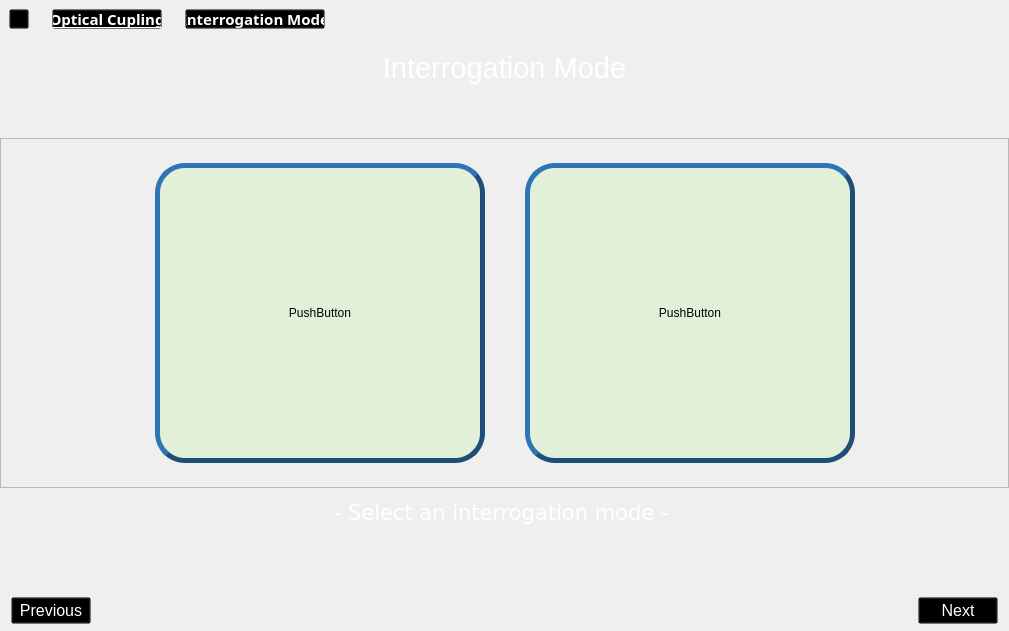
           <widget class="QWidget" name="interrogation_mode_pg">
            <layout class="QVBoxLayout" name="verticalLayout_8">
             <property name="spacing">
              <number>0</number>
             </property>
             <property name="leftMargin">
              <number>0</number>
             </property>
             <property name="topMargin">
              <number>0</number>
             </property>
             <property name="rightMargin">
              <number>0</number>
             </property>
             <property name="bottomMargin">
              <number>0</number>
             </property>
             <item>
              <widget class="QFrame" name="frame_hierarq_2">
               <property name="styleSheet">
                <string notr="true">background:transparent;</string>
               </property>
               <property name="frameShape">
                <enum>QFrame::StyledPanel</enum>
               </property>
               <property name="frameShadow">
                <enum>QFrame::Raised</enum>
               </property>
               <layout class="QHBoxLayout" name="horizontalLayout_10">
                <property name="spacing">
                 <number>8</number>
                </property>
                <property name="leftMargin">
                 <number>8</number>
                </property>
                <property name="topMargin">
                 <number>8</number>
                </property>
                <property name="rightMargin">
                 <number>8</number>
                </property>
                <property name="bottomMargin">
                 <number>8</number>
                </property>
                <item>
                 <widget class="QPushButton" name="btn_home_2">
                  <property name="minimumSize">
                   <size>
                    <width>20</width>
                    <height>20</height>
                   </size>
                  </property>
                  <property name="maximumSize">
                   <size>
                    <width>20</width>
                    <height>20</height>
                   </size>
                  </property>
                  <property name="cursor">
                   <cursorShape>PointingHandCursor</cursorShape>
                  </property>
                  <property name="text">
                   <string/>
                  </property>
                  <property name="icon">
                   <iconset resource="icons_.qrc">
                    <normaloff>:/icons/icons/casa.png</normaloff>:/icons/icons/casa.png</iconset>
                  </property>
                  <property name="iconSize">
                   <size>
                    <width>20</width>
                    <height>20</height>
                   </size>
                  </property>
                 </widget>
                </item>
                <item>
                 <widget class="QLabel" name="label_6">
                  <property name="maximumSize">
                   <size>
                    <width>10</width>
                    <height>10</height>
                   </size>
                  </property>
                  <property name="text">
                   <string/>
                  </property>
                  <property name="pixmap">
                   <pixmap resource="icons_.qrc">:/icons/icons/simbolo-de-setas-duplas-para-a-direita-para-avancar.png</pixmap>
                  </property>
                  <property name="scaledContents">
                   <bool>true</bool>
                  </property>
                 </widget>
                </item>
                <item>
                 <widget class="QPushButton" name="pushButton">
                  <property name="sizePolicy">
                   <sizepolicy hsizetype="Maximum" vsizetype="Fixed">
                    <horstretch>0</horstretch>
                    <verstretch>0</verstretch>
                   </sizepolicy>
                  </property>
                  <property name="minimumSize">
                   <size>
                    <width>110</width>
                    <height>20</height>
                   </size>
                  </property>
                  <property name="maximumSize">
                   <size>
                    <width>110</width>
                    <height>20</height>
                   </size>
                  </property>
                  <property name="font">
                   <font>
                    <family>Segoe UI Semibold</family>
                    <pointsize>11</pointsize>
                    <weight>75</weight>
                    <bold>true</bold>
                    <underline>true</underline>
                   </font>
                  </property>
                  <property name="cursor">
                   <cursorShape>PointingHandCursor</cursorShape>
                  </property>
                  <property name="autoFillBackground">
                   <bool>false</bool>
                  </property>
                  <property name="styleSheet">
                   <string notr="true">color: rgb(255, 255, 255);</string>
                  </property>
                  <property name="text">
                   <string>Optical Cupling</string>
                  </property>
                  <property name="checkable">
                   <bool>false</bool>
                  </property>
                  <property name="checked">
                   <bool>false</bool>
                  </property>
                  <property name="autoDefault">
                   <bool>false</bool>
                  </property>
                  <property name="default">
                   <bool>false</bool>
                  </property>
                 </widget>
                </item>
                <item>
                 <widget class="QLabel" name="label_12">
                  <property name="maximumSize">
                   <size>
                    <width>10</width>
                    <height>10</height>
                   </size>
                  </property>
                  <property name="text">
                   <string/>
                  </property>
                  <property name="pixmap">
                   <pixmap resource="icons_.qrc">:/icons/icons/simbolo-de-setas-duplas-para-a-direita-para-avancar.png</pixmap>
                  </property>
                  <property name="scaledContents">
                   <bool>true</bool>
                  </property>
                 </widget>
                </item>
                <item>
                 <widget class="QPushButton" name="pushButton_3">
                  <property name="sizePolicy">
                   <sizepolicy hsizetype="Maximum" vsizetype="Fixed">
                    <horstretch>0</horstretch>
                    <verstretch>0</verstretch>
                   </sizepolicy>
                  </property>
                  <property name="minimumSize">
                   <size>
                    <width>140</width>
                    <height>20</height>
                   </size>
                  </property>
                  <property name="maximumSize">
                   <size>
                    <width>140</width>
                    <height>20</height>
                   </size>
                  </property>
                  <property name="font">
                   <font>
                    <family>Segoe UI Semibold</family>
                    <pointsize>11</pointsize>
                    <weight>75</weight>
                    <bold>true</bold>
                    <underline>false</underline>
                   </font>
                  </property>
                  <property name="cursor">
                   <cursorShape>PointingHandCursor</cursorShape>
                  </property>
                  <property name="autoFillBackground">
                   <bool>false</bool>
                  </property>
                  <property name="styleSheet">
                   <string notr="true">color: rgb(255, 255, 255);</string>
                  </property>
                  <property name="text">
                   <string>Interrogation Mode</string>
                  </property>
                  <property name="checkable">
                   <bool>false</bool>
                  </property>
                  <property name="checked">
                   <bool>false</bool>
                  </property>
                  <property name="autoDefault">
                   <bool>false</bool>
                  </property>
                  <property name="default">
                   <bool>false</bool>
                  </property>
                 </widget>
                </item>
                <item>
                 <spacer name="horizontalSpacer_8">
                  <property name="orientation">
                   <enum>Qt::Horizontal</enum>
                  </property>
                  <property name="sizeHint" stdset="0">
                   <size>
                    <width>675</width>
                    <height>15</height>
                   </size>
                  </property>
                 </spacer>
                </item>
               </layout>
              </widget>
             </item>
             <item>
              <widget class="QLabel" name="Interrogatio_label">
               <property name="minimumSize">
                <size>
                 <width>0</width>
                 <height>60</height>
                </size>
               </property>
               <property name="font">
                <font>
                 <pointsize>20</pointsize>
                </font>
               </property>
               <property name="text">
                <string>&lt;html&gt;&lt;head/&gt;&lt;body&gt;&lt;p align=&quot;center&quot;&gt;&lt;span style=&quot; font-size:22pt; color:#ffffff;&quot;&gt;Interrogation Mode&lt;/span&gt;&lt;/p&gt;&lt;/body&gt;&lt;/html&gt;</string>
               </property>
              </widget>
             </item>
             <item>
              <spacer name="verticalSpacer_12">
               <property name="orientation">
                <enum>Qt::Vertical</enum>
               </property>
               <property name="sizeType">
                <enum>QSizePolicy::Expanding</enum>
               </property>
               <property name="sizeHint" stdset="0">
                <size>
                 <width>20</width>
                 <height>40</height>
                </size>
               </property>
              </spacer>
             </item>
             <item>
              <widget class="QFrame" name="frame_AIM_WIM">
               <property name="minimumSize">
                <size>
                 <width>680</width>
                 <height>350</height>
                </size>
               </property>
               <property name="frameShape">
                <enum>QFrame::StyledPanel</enum>
               </property>
               <property name="frameShadow">
                <enum>QFrame::Raised</enum>
               </property>
               <layout class="QHBoxLayout" name="horizontalLayout_11">
                <property name="spacing">
                 <number>0</number>
                </property>
                <property name="leftMargin">
                 <number>0</number>
                </property>
                <property name="topMargin">
                 <number>0</number>
                </property>
                <property name="rightMargin">
                 <number>0</number>
                </property>
                <property name="bottomMargin">
                 <number>0</number>
                </property>
                <item>
                 <spacer name="horizontalSpacer_21">
                  <property name="orientation">
                   <enum>Qt::Horizontal</enum>
                  </property>
                  <property name="sizeHint" stdset="0">
                   <size>
                    <width>40</width>
                    <height>20</height>
                   </size>
                  </property>
                 </spacer>
                </item>
                <item>
                 <widget class="QPushButton" name="aim_btn">
                  <property name="sizePolicy">
                   <sizepolicy hsizetype="Minimum" vsizetype="Preferred">
                    <horstretch>0</horstretch>
                    <verstretch>0</verstretch>
                   </sizepolicy>
                  </property>
                  <property name="minimumSize">
                   <size>
                    <width>330</width>
                    <height>200</height>
                   </size>
                  </property>
                  <property name="maximumSize">
                   <size>
                    <width>350</width>
                    <height>300</height>
                   </size>
                  </property>
                  <property name="cursor">
                   <cursorShape>PointingHandCursor</cursorShape>
                  </property>
                  <property name="styleSheet">
                   <string notr="true">QPushButton{

background-color: rgb(226, 240, 217);
border-color: rgb(31, 78, 121);
border-radius: 30px;
border-style: outset;
border-width: 5px;
}

QPushButton:hover{
	
	border-color: rgb(255, 170, 0);

}

QPushButton:pressed{
	
	border-color: rgb(0, 170, 0);

}</string>
                  </property>
                  <property name="text">
                   <string>PushButton</string>
                  </property>
                 </widget>
                </item>
                <item>
                 <spacer name="horizontalSpacer_22">
                  <property name="orientation">
                   <enum>Qt::Horizontal</enum>
                  </property>
                  <property name="sizeType">
                   <enum>QSizePolicy::Preferred</enum>
                  </property>
                  <property name="sizeHint" stdset="0">
                   <size>
                    <width>40</width>
                    <height>20</height>
                   </size>
                  </property>
                 </spacer>
                </item>
                <item>
                 <widget class="QPushButton" name="wim_btn">
                  <property name="sizePolicy">
                   <sizepolicy hsizetype="Minimum" vsizetype="Preferred">
                    <horstretch>0</horstretch>
                    <verstretch>0</verstretch>
                   </sizepolicy>
                  </property>
                  <property name="minimumSize">
                   <size>
                    <width>330</width>
                    <height>200</height>
                   </size>
                  </property>
                  <property name="maximumSize">
                   <size>
                    <width>350</width>
                    <height>300</height>
                   </size>
                  </property>
                  <property name="cursor">
                   <cursorShape>PointingHandCursor</cursorShape>
                  </property>
                  <property name="styleSheet">
                   <string notr="true">QPushButton{

background-color: rgb(226, 240, 217);
border-color: rgb(31, 78, 121);
border-radius: 30px;
border-style: outset;
border-width: 5px;
}

QPushButton:hover{
	
	border-color: rgb(255, 170, 0);

}

QPushButton:pressed{
	
	border-color: rgb(0, 170, 0);

}</string>
                  </property>
                  <property name="text">
                   <string>PushButton</string>
                  </property>
                 </widget>
                </item>
                <item>
                 <spacer name="horizontalSpacer_23">
                  <property name="orientation">
                   <enum>Qt::Horizontal</enum>
                  </property>
                  <property name="sizeHint" stdset="0">
                   <size>
                    <width>40</width>
                    <height>20</height>
                   </size>
                  </property>
                 </spacer>
                </item>
               </layout>
              </widget>
             </item>
             <item>
              <widget class="QLabel" name="warning_inter">
               <property name="sizePolicy">
                <sizepolicy hsizetype="Preferred" vsizetype="Minimum">
                 <horstretch>0</horstretch>
                 <verstretch>0</verstretch>
                </sizepolicy>
               </property>
               <property name="minimumSize">
                <size>
                 <width>50</width>
                 <height>50</height>
                </size>
               </property>
               <property name="font">
                <font>
                 <pointsize>16</pointsize>
                </font>
               </property>
               <property name="text">
                <string>&lt;html&gt;&lt;head/&gt;&lt;body&gt;&lt;pre align=&quot;center&quot; style=&quot; margin-top:12px; margin-bottom:12px; margin-left:0px; margin-right:0px; -qt-block-indent:0; text-indent:0px;&quot;&gt;&lt;a name=&quot;tw-target-text-container&quot;/&gt;&lt;span style=&quot; font-family:'monospace'; color:#ffffff;&quot;&gt;-&lt;/span&gt;&lt;span style=&quot; font-family:'monospace'; color:#ffffff;&quot;&gt; Select an interrogation mode - &lt;/span&gt;&lt;/pre&gt;&lt;/body&gt;&lt;/html&gt;</string>
               </property>
              </widget>
             </item>
             <item>
              <spacer name="verticalSpacer_6">
               <property name="orientation">
                <enum>Qt::Vertical</enum>
               </property>
               <property name="sizeHint" stdset="0">
                <size>
                 <width>20</width>
                 <height>52</height>
                </size>
               </property>
              </spacer>
             </item>
             <item>
              <widget class="QFrame" name="frame_next_previous_2">
               <property name="styleSheet">
                <string notr="true">background: transparent;</string>
               </property>
               <property name="frameShape">
                <enum>QFrame::StyledPanel</enum>
               </property>
               <property name="frameShadow">
                <enum>QFrame::Raised</enum>
               </property>
               <layout class="QHBoxLayout" name="horizontalLayout_9">
                <property name="spacing">
                 <number>5</number>
                </property>
                <property name="leftMargin">
                 <number>10</number>
                </property>
                <property name="topMargin">
                 <number>6</number>
                </property>
                <property name="rightMargin">
                 <number>10</number>
                </property>
                <property name="bottomMargin">
                 <number>6</number>
                </property>
                <item>
                 <widget class="QPushButton" name="prev_btn_inter">
                  <property name="font">
                   <font>
                    <pointsize>12</pointsize>
                   </font>
                  </property>
                  <property name="cursor">
                   <cursorShape>PointingHandCursor</cursorShape>
                  </property>
                  <property name="styleSheet">
                   <string notr="true">color: rgb(255, 255, 255);</string>
                  </property>
                  <property name="text">
                   <string>Previous</string>
                  </property>
                  <property name="icon">
                   <iconset resource="icons_.qrc">
                    <normaloff>:/icons/icons/simbolo-de-setas-duplas-para-a-esquerda.png</normaloff>:/icons/icons/simbolo-de-setas-duplas-para-a-esquerda.png</iconset>
                  </property>
                  <property name="iconSize">
                   <size>
                    <width>25</width>
                    <height>25</height>
                   </size>
                  </property>
                 </widget>
                </item>
                <item>
                 <spacer name="horizontalSpacer_5">
                  <property name="orientation">
                   <enum>Qt::Horizontal</enum>
                  </property>
                  <property name="sizeType">
                   <enum>QSizePolicy::Expanding</enum>
                  </property>
                  <property name="sizeHint" stdset="0">
                   <size>
                    <width>100</width>
                    <height>20</height>
                   </size>
                  </property>
                 </spacer>
                </item>
                <item>
                 <widget class="QPushButton" name="next_btn_inter">
                  <property name="enabled">
                   <bool>true</bool>
                  </property>
                  <property name="font">
                   <font>
                    <pointsize>12</pointsize>
                   </font>
                  </property>
                  <property name="cursor">
                   <cursorShape>PointingHandCursor</cursorShape>
                  </property>
                  <property name="layoutDirection">
                   <enum>Qt::RightToLeft</enum>
                  </property>
                  <property name="styleSheet">
                   <string notr="true">color: rgb(255, 255, 255);</string>
                  </property>
                  <property name="text">
                   <string>Next</string>
                  </property>
                  <property name="icon">
                   <iconset resource="icons_.qrc">
                    <normaloff>:/icons/icons/simbolo-de-setas-duplas-para-a-direita-para-avancar.png</normaloff>:/icons/icons/simbolo-de-setas-duplas-para-a-direita-para-avancar.png</iconset>
                  </property>
                  <property name="iconSize">
                   <size>
                    <width>25</width>
                    <height>25</height>
                   </size>
                  </property>
                  <property name="checkable">
                   <bool>false</bool>
                  </property>
                  <property name="checked">
                   <bool>false</bool>
                  </property>
                 </widget>
                </item>
               </layout>
              </widget>
             </item>
            </layout>
           </widget>
